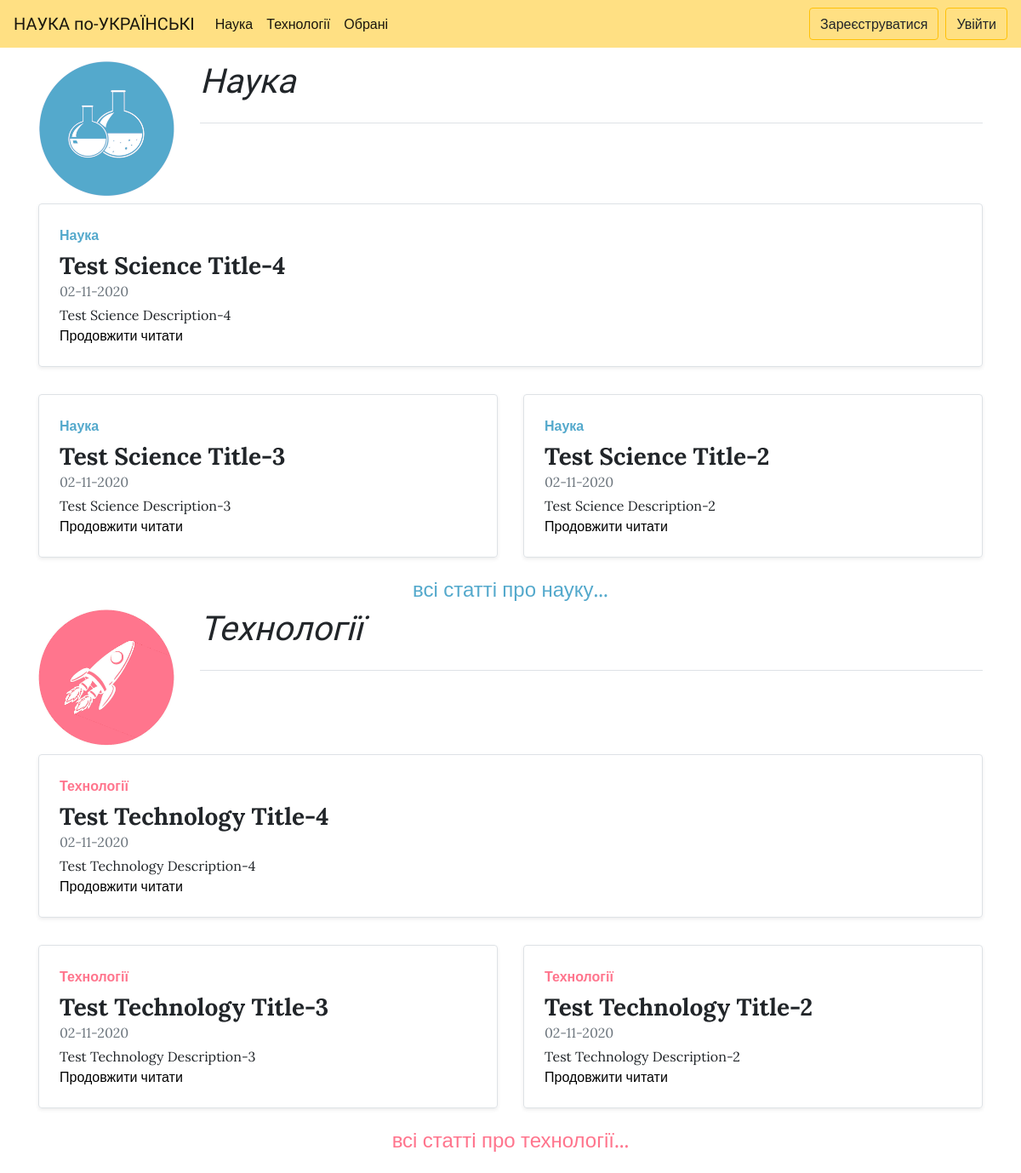
The page / on the database its author committed.
### base/models.py (models this page shows, shortened)
class Article(models.Model):
    title = models.CharField(max_length=200)
    html_title = models.CharField(max_length=200)
    keyword = models.CharField(max_length=200)
    description = models.CharField(max_length=350)
    html_description = models.CharField(max_length=150)
    body = RichTextField(blank=True, null=True)
    creation_date = models.DateTimeField(auto_now_add=True, editable=False)
    modified = models.DateTimeField(auto_now=True)
    slug = models.SlugField(verbose_name='URL', max_length=50, unique=True)
    author = models.ForeignKey(User, on_delete=models.SET_NULL, null=True, related_name='author')
    tag = models.ManyToManyField(Tags)
    favorite = models.ManyToManyField(User)
    section = models.ForeignKey(Section, on_delete=models.SET_NULL, null=True)

### base/views.py (the view)
# urls.py: path('', views.start, name='start'),
def start(request):
    tech_article = Article.objects.filter(section__name__contains='Technology').order_by('-creation_date')[:3]
    sci_article = Article.objects.filter(section__name__contains='Science').order_by('-creation_date')[:3]
    return render(request, 'base/start_page.html', {'tech_article': tech_article, 'sci_article': sci_article})

### templates/base/start_page.html (shortened to what this page needs)
{% extends 'base/index.html' %}
{% block other %}
{% load static %}
  <div class="container">
    <div class="row mb-2 mt-3">
      <div class="col-4 col-md-2">
        <img style="height:100%;  width:100%" src="{% static '/images/science2.png' %}" alt="Зображення символізуюче науку">
      </div>
      <div class="col-8 col-md-10">
        <h1 class="pb-4 mb-4 font-italic border-bottom open_sa_f">
            Наука
        </h1>
      </div>
    </div>
    <div class="row mb-2">
      <div class="col-md-12">
      <div class="row no-gutters border rounded overflow-hidden flex-md-row mb-4 shadow-sm h-md-250 position-relative">
        <div class="col p-4 d-flex flex-column position-static">
          <strong class="d-inline-block mb-2 text-primary">Наука</strong>
          <p class="mb-0 h3"><b>{{sci_article.0.title}}</b></p>
          <div class="mb-1 text-muted">{{sci_article.0.creation_date|date:"d-m-Y"}}</div>
          <p class="card-text mb-auto">{{ sci_article.0.description}}</p>
          <a href="{% url 'art_detail' sci_article.0.slug %}" class="stretched-link">Продовжити читати</a>
        </div>
      </div>
    </div>
    </div>
    <div class="row">
    <div class="col-md-6">
      <div class="row no-gutters border rounded overflow-hidden flex-md-row mb-4 shadow-sm h-md-250 position-relative">
        <div class="col p-4 d-flex flex-column position-static">
          <strong class="d-inline-block mb-2 text-primary">Наука</strong>
          <p class="mb-0 h3"><b>{{sci_article.1.title}}</b></p>
          <div class="mb-1 text-muted">{{sci_article.1.creation_date|date:"d-m-Y"}}</div>
          <p class="card-text mb-auto">{{ sci_article.1.description}}</p>
          <a href="{% url 'art_detail' sci_article.1.slug %}" class="stretched-link">Продовжити читати</a>
        </div>
      </div>
    </div>
    <div class="col-md-6">
      <div class="row no-gutters border rounded overflow-hidden flex-md-row mb-4 shadow-sm h-md-250 position-relative">
        <div class="col p-4 d-flex flex-column position-static">
          <strong class="d-inline-block mb-2 text-primary">Наука</strong>
          <p class="mb-0 h3"><b>{{sci_article.2.title}}</b></p>
          <div class="mb-1 text-muted">{{sci_article.2.creation_date|date:"d-m-Y"}}</div>
          <p class="card-text mb-auto">{{ sci_article.2.description}}</p>
          <a href="{% url 'art_detail' sci_article.2.slug %}" class="stretched-link">Продовжити читати</a>
        </div>
      </div>
    </div>
  </div>
  <h4 style="text-align: center;"><a href="{% url 'science' %}" class="text-primary">всі статті про науку...</a></h4>
  </div>
    <div class="container mb-4">
    <div class="row mb-2">
      <div class="col-4 col-md-2">
        <img style="height:100%;  width:100%" src="{% static '/images/technology2.png' %}" alt="Зображення символізуюче технології">
      </div>
      <div class="col-8 col-md-10">
        <h1 class="pb-4 mb-4 font-italic border-bottom open_sa_f">
            Технології
        </h1>
      </div>
    </div>
    <div class="row mb-2">
      <div class="col-md-12">
      <div class="row no-gutters border rounded overflow-hidden flex-md-row mb-4 shadow-sm h-md-250 position-relative">
        <div class="col p-4 d-flex flex-column position-static">
          <strong class="d-inline-block mb-2 text-success">Технології</strong>
          <p class="mb-0 h3"><b>{{tech_article.0.title}}</b></p>
          <div class="mb-1 text-muted">{{tech_article.0.creation_date|date:"d-m-Y"}}</div>
          <p class="card-text mb-auto">{{ tech_article.0.description}}</p>
          <a href="{% url 'art_detail' tech_article.0.slug %}" class="stretched-link">Продовжити читати</a>
        </div>
      </div>
    </div>
    </div>
    <div class="row">
    <div class="col-md-6">
      <div class="row no-gutters border rounded overflow-hidden flex-md-row mb-4 shadow-sm h-md-250 position-relative">
        <div class="col p-4 d-flex flex-column position-static">
          <strong class="d-inline-block mb-2 text-success">Технології</strong>
          <p class="mb-0 h3"><b>{{tech_article.1.title}}</b></p>
          <div class="mb-1 text-muted">{{tech_article.1.creation_date|date:"d-m-Y"}}</div>
          <p class="card-text mb-auto">{{ tech_article.1.description}}</p>
          <a href="{% url 'art_detail' tech_article.1.slug %}" class="stretched-link">Продовжити читати</a>
        </div>
      </div>
    </div>
    <div class="col-md-6">
      <div class="row no-gutters border rounded overflow-hidden flex-md-row mb-4 shadow-sm h-md-250 position-relative">
        <div class="col p-4 d-flex flex-column position-static">
          <strong class="d-inline-block mb-2 text-success">Технології</strong>
          <p class="mb-0 h3"><b>{{tech_article.2.title}}</b></p>
          <div class="mb-1 text-muted">{{tech_article.2.creation_date|date:"d-m-Y"}}</div>
          <p class="card-text mb-auto">{{ tech_article.2.description}}</p>
          <a href="{% url 'art_detail' tech_article.2.slug %}" class="stretched-link">Продовжити читати</a>
        </div>
      </div>
    </div>
  </div>
  <h4 style="text-align: center;"><a href="{% url 'technology' %}" class="text-success">всі статті про технології...</a></h4>
  </div>
{% endblock %}

### static/css/main.css (style rules this page uses)
p { word-wrap:break-word; }
a { color: black; }
body { font-family: 'Lora', sans-serif !important; }
.open_sa_f { font-family: 'Montserrat Alternates', sans-serif !important; }
.text-primary { color: #54A9CC!important; }
.text-success { color: #FF758D!important; }

### rows shown on the page
Article: title "Test Science Title-4", creation_date "02-11-2020", description "Test Science Description-4"
Article: title "Test Science Title-3", creation_date "02-11-2020", description "Test Science Description-3"
Article: title "Test Science Title-2", creation_date "02-11-2020", description "Test Science Description-2"
Article: title "Test Technology Title-4", creation_date "02-11-2020", description "Test Technology Description-4"
Article: title "Test Technology Title-3", creation_date "02-11-2020", description "Test Technology Description-3"
Article: title "Test Technology Title-2", creation_date "02-11-2020", description "Test Technology Description-2"
